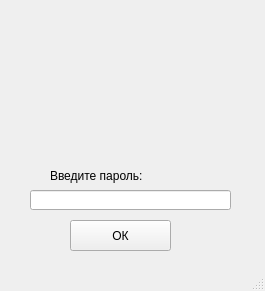
<?xml version="1.0" encoding="UTF-8"?>
<ui version="4.0">
 <class>MainWindow</class>
 <widget class="QMainWindow" name="MainWindow">
  <property name="geometry">
   <rect>
    <x>0</x>
    <y>0</y>
    <width>265</width>
    <height>291</height>
   </rect>
  </property>
  <property name="windowTitle">
   <string>MainWindow</string>
  </property>
  <widget class="QWidget" name="centralwidget">
   <widget class="QPushButton" name="But">
    <property name="geometry">
     <rect>
      <x>70</x>
      <y>220</y>
      <width>101</width>
      <height>31</height>
     </rect>
    </property>
    <property name="text">
     <string>ОК</string>
    </property>
   </widget>
   <widget class="QLabel" name="label">
    <property name="geometry">
     <rect>
      <x>50</x>
      <y>160</y>
      <width>151</width>
      <height>31</height>
     </rect>
    </property>
    <property name="styleSheet">
     <string notr="true">font: 14pt &quot;MS Shell Dlg 2&quot;;</string>
    </property>
    <property name="text">
     <string>Введите пароль:</string>
    </property>
   </widget>
   <widget class="QLabel" name="label2">
    <property name="geometry">
     <rect>
      <x>0</x>
      <y>0</y>
      <width>261</width>
      <height>151</height>
     </rect>
    </property>
    <property name="text">
     <string/>
    </property>
    <property name="pixmap">
     <pixmap>images.jpeg</pixmap>
    </property>
   </widget>
   <widget class="QLineEdit" name="lineEdit">
    <property name="geometry">
     <rect>
      <x>30</x>
      <y>190</y>
      <width>201</width>
      <height>20</height>
     </rect>
    </property>
   </widget>
  </widget>
  <widget class="QMenuBar" name="menubar">
   <property name="geometry">
    <rect>
     <x>0</x>
     <y>0</y>
     <width>265</width>
     <height>21</height>
    </rect>
   </property>
  </widget>
  <widget class="QStatusBar" name="statusbar"/>
 </widget>
 <resources/>
 <connections/>
</ui>
